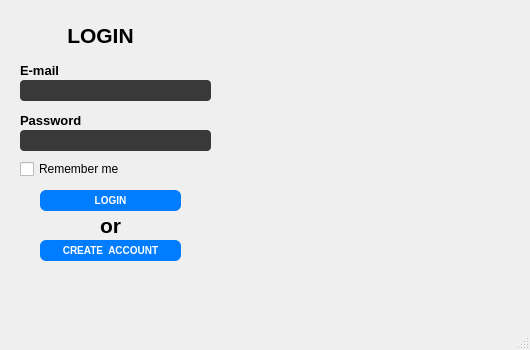
<?xml version="1.0" encoding="UTF-8"?>
<ui version="4.0">
 <class>MainWindow</class>
 <widget class="QMainWindow" name="MainWindow">
  <property name="geometry">
   <rect>
    <x>0</x>
    <y>0</y>
    <width>530</width>
    <height>350</height>
   </rect>
  </property>
  <property name="windowTitle">
   <string>MainWindow</string>
  </property>
  <property name="toolButtonStyle">
   <enum>Qt::ToolButtonStyle::ToolButtonIconOnly</enum>
  </property>
  <property name="documentMode">
   <bool>false</bool>
  </property>
  <property name="tabShape">
   <enum>QTabWidget::TabShape::Rounded</enum>
  </property>
  <widget class="QWidget" name="centralwidget">
   <widget class="QWidget" name="widget" native="true">
    <property name="geometry">
     <rect>
      <x>210</x>
      <y>0</y>
      <width>301</width>
      <height>301</height>
     </rect>
    </property>
    <property name="styleSheet">
     <string notr="true">QWidget{
border-image:url(:/image/bg.png/);
}</string>
    </property>
   </widget>
   <widget class="QLabel" name="label_login">
    <property name="geometry">
     <rect>
      <x>40</x>
      <y>20</y>
      <width>121</width>
      <height>31</height>
     </rect>
    </property>
    <property name="text">
     <string>&lt;html&gt;&lt;head/&gt;&lt;body&gt;&lt;p align=&quot;center&quot;&gt;&lt;span style=&quot; font-size:16pt; font-weight:700;&quot;&gt;LOGIN&lt;/span&gt;&lt;/p&gt;&lt;/body&gt;&lt;/html&gt;</string>
    </property>
   </widget>
   <widget class="QLineEdit" name="username">
    <property name="geometry">
     <rect>
      <x>20</x>
      <y>80</y>
      <width>191</width>
      <height>21</height>
     </rect>
    </property>
    <property name="styleSheet">
     <string notr="true">QLineEdit{

  
  border-radius: 4px; 
 
  background-color: #393939;x;
}
</string>
    </property>
   </widget>
   <widget class="QLabel" name="label_username">
    <property name="geometry">
     <rect>
      <x>20</x>
      <y>60</y>
      <width>121</width>
      <height>21</height>
     </rect>
    </property>
    <property name="text">
     <string>&lt;html&gt;&lt;head/&gt;&lt;body&gt;&lt;p&gt;&lt;span style=&quot; font-size:10pt; font-weight:700;&quot;&gt;E-mail&lt;/span&gt;&lt;/p&gt;&lt;/body&gt;&lt;/html&gt;</string>
    </property>
   </widget>
   <widget class="QLineEdit" name="password">
    <property name="geometry">
     <rect>
      <x>20</x>
      <y>130</y>
      <width>191</width>
      <height>21</height>
     </rect>
    </property>
    <property name="styleSheet">
     <string notr="true">QLineEdit{

  
  border-radius: 4px; 
 
  background-color: #393939;x;
}
</string>
    </property>
    <property name="echoMode">
     <enum>QLineEdit::EchoMode::Password</enum>
    </property>
   </widget>
   <widget class="QLabel" name="label_password">
    <property name="geometry">
     <rect>
      <x>20</x>
      <y>110</y>
      <width>121</width>
      <height>21</height>
     </rect>
    </property>
    <property name="text">
     <string>&lt;html&gt;&lt;head/&gt;&lt;body&gt;&lt;p&gt;&lt;span style=&quot; font-size:10pt; font-weight:700;&quot;&gt;Password&lt;/span&gt;&lt;/p&gt;&lt;/body&gt;&lt;/html&gt;</string>
    </property>
   </widget>
   <widget class="QPushButton" name="login">
    <property name="geometry">
     <rect>
      <x>40</x>
      <y>190</y>
      <width>141</width>
      <height>21</height>
     </rect>
    </property>
    <property name="styleSheet">
     <string notr="true">QPushButton {
	background-color:#007cff;
border-radius:6px;
font-size:10px;
font-weight: bold;
color:white;

}</string>
    </property>
    <property name="text">
     <string>LOGIN</string>
    </property>
   </widget>
   <widget class="QLabel" name="label_login_2">
    <property name="geometry">
     <rect>
      <x>50</x>
      <y>210</y>
      <width>121</width>
      <height>31</height>
     </rect>
    </property>
    <property name="text">
     <string>&lt;html&gt;&lt;head/&gt;&lt;body&gt;&lt;p align=&quot;center&quot;&gt;&lt;span style=&quot; font-size:16pt; font-weight:700;&quot;&gt;or&lt;/span&gt;&lt;/p&gt;&lt;/body&gt;&lt;/html&gt;</string>
    </property>
   </widget>
   <widget class="QPushButton" name="pushButton_2">
    <property name="geometry">
     <rect>
      <x>40</x>
      <y>240</y>
      <width>141</width>
      <height>21</height>
     </rect>
    </property>
    <property name="styleSheet">
     <string notr="true">QPushButton {
	background-color:#007cff;
border-radius:6px;
font-size:10px;
font-weight: bold;
color:white;

}</string>
    </property>
    <property name="text">
     <string>CREATE  ACCOUNT</string>
    </property>
   </widget>
   <widget class="QCheckBox" name="checkBox">
    <property name="geometry">
     <rect>
      <x>20</x>
      <y>160</y>
      <width>101</width>
      <height>18</height>
     </rect>
    </property>
    <property name="text">
     <string>Remember me</string>
    </property>
   </widget>
  </widget>
  <widget class="QStatusBar" name="statusbar"/>
 </widget>
 <resources/>
 <connections/>
</ui>
